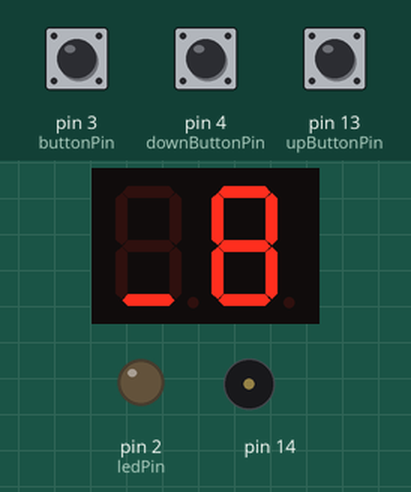
Simulated run of this sketch. Board: Arduino Uno, built with avr-gcc and run on an emulated ATmega328P. Parts: 2-digit seven-segment display, output pins drawn as LEDs (lit = HIGH), buzzer (waves = sounding). Wiring (inferred from the names in the program): 2-digit 7-segment display, segments lit when HIGH: segments pin 11, pin 10, pin 9, pin 8, pin 7, pin 6, pin 5; digit selects pin 15, pin 12. The test bench sets the inputs (shaded band); at power-on: pin 13 (upButtonPin) LOW, pin 4 (downButtonPin) LOW, pin 3 (buttonPin) LOW. The segment pins are drawn as the display they are named for; pins used as bus, display or sensor lines are not drawn; what the sketch prints to the serial monitor is not drawn.

Above: at 2.1 s.
2.2 s: pin 13 (upButtonPin) pulled HIGH for 0.15 s
At 3.5 s:
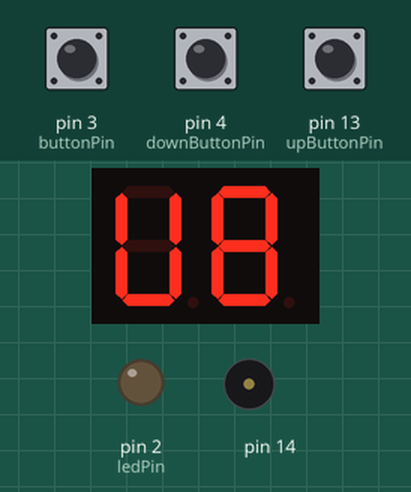
3.8 s: pin 13 (upButtonPin) pulled HIGH for 1 s
At 4.5 s:
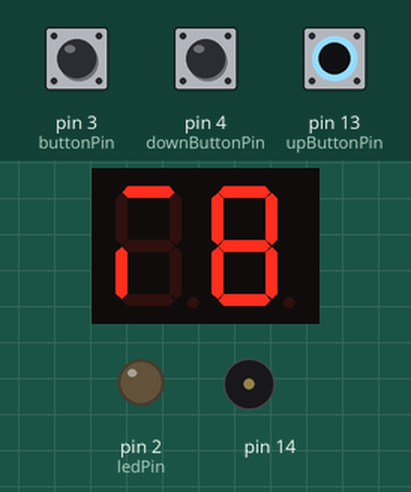
6.3 s: pin 13 (upButtonPin) pulled HIGH for 0.15 s
At 7.5 s:
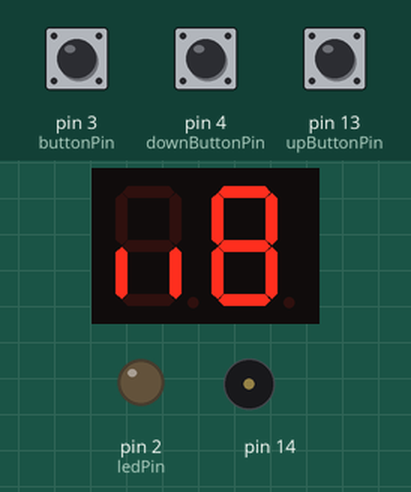
7.9 s: pin 13 (upButtonPin) pulled HIGH for 3.2 s
At 8.4 s:
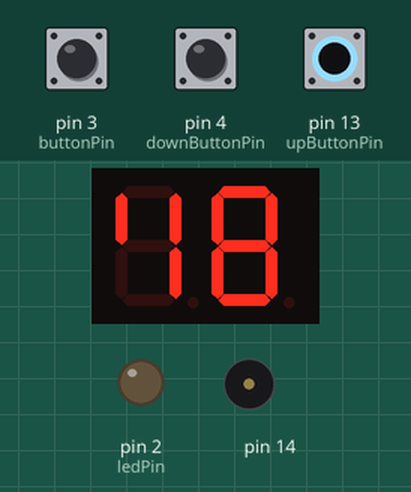
12.6 s: pin 4 (downButtonPin) pulled HIGH for 0.15 s
At 13.0 s:
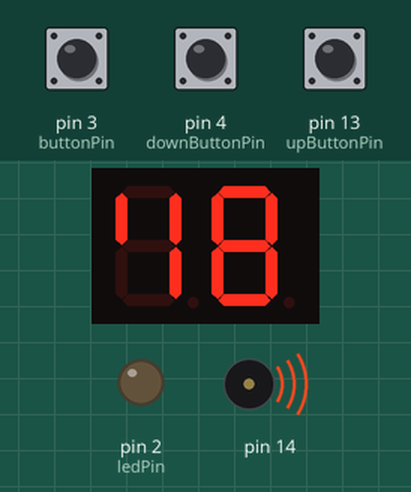
13.3 s: pin 13 (upButtonPin) pulled HIGH for 1 s
At 14.2 s:
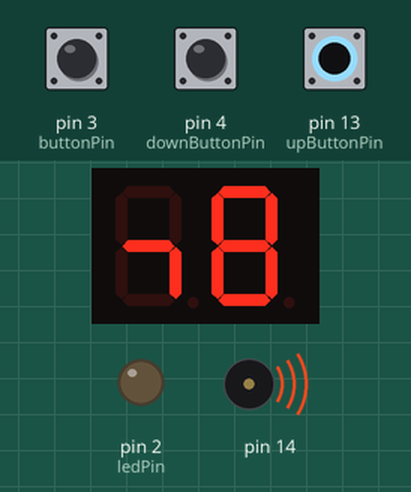
Timing chart, 0 to 15.9 s (numbered marks = the images above; inputs shaded):
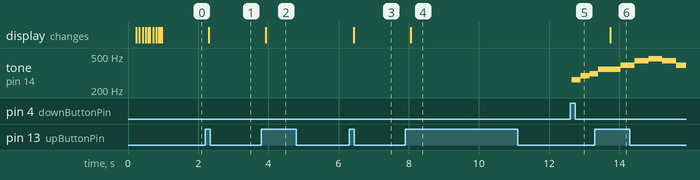

Measured:
- after the input at 2.2 s, the display: changes after 0.11 s (image 1)
- after the input at 3.8 s, the display: changes after 0.13 s (image 2)
- after the input at 6.3 s, the display: changes after 0.13 s (image 3)
- after the input at 7.9 s, the display: changes after 0.15 s (image 4)
- after the input at 12.6 s, tone on pin 14: silent → 262 Hz after 0.05 s, → 294 Hz 0.25 s later, → 311 Hz 0.25 s later
- after the input at 13.3 s, the display: changes after 0.44 s (image 6)

The sketch:

MenZ-TONE.ino
```cpp
#include <TimerOne.h>
#include <avr/pgmspace.h>
#include "pitches.h"
//#include "songs.h"
#include "songs2.h"
#include <avr/sleep.h>

const int PowerLedPin = 15;      // the number of the LED pin
const int ledPin = 2;      // the number of the LED pin
const int anode_pins[] = {9, 10, 11, 5, 6, 7, 8, 12};    // アノードに接続するArduinoのピン
//const int digits[] = {
volatile int digits[] = {
  0b01000000, // 0
  0b01110011, // 1
  0b00100100, // 2
  0b00100001, // 3
  0b00010011, // 4
  0b00001001, // 5
  0b00001000, // 6
  0b01000011, // 7
  0b00000000, // 8
  0b00000001, // 9
};

volatile int bootDigits[] = {
//  0b11111011, // 4
//  0b11111101, // 5
//  0b11111110, // 6
//  0b10111111, // 0
//  0b11110111, // 3
//  0b11101111, // 2
//  0b11011111, // 1
//  0b10111111, // 0
//  0b11111011, // 4

  0b11111101, // 5
  0b11111100, // 6
  0b10111110, // 0
  0b10110111, // 3
  0b11100111, // 2
  0b11001111, // 1
  0b10011111, // 0
  0b10111011, // 4
  0b11111001, // 5
  0b11111101, // 5
};

const int buttonPin = 3;    // the number of the pushbutton pin
int buttonState = 0;             // the current reading from the input pin

const int upButtonPin = 13;    // the number of the pushbutton pin
int upButtonState;             // the current reading from the input pin
int lastUpButtonState = LOW;             // the current reading from the input pin

unsigned long upButtonDebounceTime = 0;  // the last time the output pin was toggled
unsigned long debounceDelay = 50;    // the debounce time; increase if the output flickers

const int downButtonPin = 4;    // the number of the pushbutton pin
int downButtonState;             // the current reading from the input pin
int lastDownButtonState = LOW;             // the current reading from the input pin
unsigned long downButtonDebounceTime = 0;  // the last time the output pin was toggled
unsigned long downDebounceDelay = 50;    // the debounce time; increase if the output flickers
int autoPlay = 0;

volatile int currentSong = 0;

int currentPosition = 0;
int readyTone = 1;
int nowNote;
int nowNoteDuration;
int tempo;

unsigned long sleepTime = 300000;
unsigned long sleepTimeCount = millis();

void ledBlink() {
  static boolean output = LOW;  // プログラム起動前に１回だけHIGH(1)で初期化される
  digitalWrite(PowerLedPin, output);      // 13番ピン(LED)に出力する(HIGH>ON LOW>OFF)
  if(output){
    for (int i = 0; i < (sizeof(anode_pins) / sizeof(anode_pins[0])); i++) {
      digitalWrite(anode_pins[i], digits[currentSong] & (1 << i) ? HIGH : LOW);
    }
  } else {
    for (int i = 0; i < (sizeof(anode_pins) / sizeof(anode_pins[0])); i++) {
      digitalWrite(anode_pins[i], HIGH);
    }
  }
  output = !output;              // 現在のoutput内容を反転(HIGH→LOW/LOW→HIGH)させoutputにセットする
}

void setup() {
  pinMode(PowerLedPin, OUTPUT);
  pinMode(ledPin, OUTPUT);

  pinMode(9, OUTPUT);
  pinMode(10, OUTPUT);
  pinMode(11, OUTPUT);
  pinMode(12, OUTPUT);
  digitalWrite(12, HIGH);
  pinMode(5, OUTPUT);
  pinMode(6, OUTPUT);
  pinMode(7, OUTPUT);
  pinMode(8, OUTPUT);
  PORTD = B11100000;

  for(int n = 0; n < 3; n++){
    for(int j = 0; j < (sizeof(bootDigits) / sizeof(bootDigits[0])); j++){
      for (int i = 0; i < (sizeof(anode_pins) / sizeof(anode_pins[0])); i++) {
        digitalWrite(anode_pins[i], bootDigits[j] & (1 << i) ? HIGH : LOW);
      }
      delay(30);
    }
  }
//  digitalWrite(PowerLedPin, HIGH);
//  Timer1.initialize(1000000); //マイクロ秒単位で設定
  Timer1.initialize(13000); //マイクロ秒単位で設定
  Timer1.attachInterrupt(ledBlink);

  pinMode(buttonPin, INPUT);
  pinMode(upButtonPin, INPUT);
  pinMode(downButtonPin, INPUT);

  Serial.begin(9600);
  Serial.println("Hello!! We are The-MenZ!!");
}

void loop() {
  int buttonState = digitalRead(buttonPin);

  int reading = digitalRead(upButtonPin);
  if (reading != lastUpButtonState) {
    upButtonDebounceTime = millis();
    // スリープカウントリセット
    sleepTimeCount = millis();
  }

  int downButtonReading = digitalRead(downButtonPin);
  if (downButtonReading != lastDownButtonState) {
    downButtonDebounceTime = millis();
    // スリープカウントリセット
    sleepTimeCount = millis();
  }

  // ボタンプッシュで曲選択
  if ((millis() - upButtonDebounceTime) > debounceDelay) {
    if (reading != upButtonState) {
      upButtonState = reading;

      if (upButtonState == HIGH) {
        //曲の頭出し
        currentPosition = 0;
        currentSong++;
        if(currentSong >= songNum) currentSong = 0;
      }
    }
  }

  // ボタンプッシュで自動演奏
  if ((millis() - downButtonDebounceTime) > downDebounceDelay) {
    if (downButtonReading != downButtonState) {
      // Serial.println("DEBUG DEBUG DEBUG downButton: ");
      downButtonState = downButtonReading;
      autoPlay = 1;
    }
  }

  // 自動演奏モード
  if(autoPlay == 1){
    // Serial.println("DEBUG DEBUG DEBUG autoPlay: ");
    nowNote = pgm_read_word(&melody[currentSong][currentPosition]);
    tempo = pgm_read_word(&tempoList[currentSong]);
    nowNoteDuration = pgm_read_float(&noteDurations[currentSong][currentPosition]);
    // Serial.print("tempo: ");
//    Serial.println(tempo);
//    Serial.print("nowNoteDuration: ");
//    Serial.println(nowNoteDuration);
    nowNoteDuration = (int)(((60000 / tempo) * 4)/ nowNoteDuration);
    // 最後の音まで来たらリセット
    if(nowNote == 0) {
//      Serial.print("if currentPosition: ");
//      Serial.println(currentPosition);
      currentPosition = 0;
      nowNote = pgm_read_word(&melody[currentSong][currentPosition]);
      autoPlay = 0;
//      Serial.println("DEBUG DEBUG DEBUG reset: ");
    } else {
//      Serial.print("nowNoteDuration: ");
//      Serial.println(nowNoteDuration);

      if (nowNote > 1) {
        tone(14, nowNote);
      }
      delay(nowNoteDuration);

      noTone(14);
      currentPosition++;
    }

  }

  // ONされて一回だけ実行
  if(buttonState == 1 && readyTone == 1){
    digitalWrite(ledPin, HIGH);
    nowNote = pgm_read_word(&melody[currentSong][currentPosition]);
    autoPlay = 0;
    // 1はスキップ
    if(nowNote == 1){
      currentPosition++;
      nowNote = pgm_read_word(&melody[currentSong][currentPosition]);
    }
    // 最後の音まで来たらリセット
    if(nowNote == 0){
//      Serial.print("if currentPosition: ");
//      Serial.println(currentPosition);
      currentPosition = 0;
      nowNote = pgm_read_word(&melody[currentSong][currentPosition]);
    }

    tone(14, nowNote);
//    Serial.print("tone: ");
//    Serial.println(nowNote);
//    Serial.print("currentPosition: ");
//    Serial.println(currentPosition);

    // ifを何度も実行しないようにフラグを立てる
    readyTone = 0;

    // スリープカウントリセット
    sleepTimeCount = millis();
  }

  // OFFされて一回だけ実行
  if (buttonState == 0 && readyTone == 0) {
    digitalWrite(ledPin, LOW);
    currentPosition++;
    noTone(14);
    delay(50);
    readyTone = 1;
  }

  lastUpButtonState = reading;
  lastDownButtonState = downButtonReading;

  // スリープチェック
  if ((millis() - sleepTimeCount) > sleepTime) {
    for (int i = 0; i < (sizeof(anode_pins) / sizeof(anode_pins[0])); i++) {
      digitalWrite(anode_pins[i], HIGH);
    }
    set_sleep_mode(SLEEP_MODE_PWR_DOWN);
    sleep_mode();
  }
}
```

pitches.h
```cpp
/*************************************************
 * Public Constants
 *************************************************/

#define REST     1
#define NOTE_B0  31
#define NOTE_C1  33
#define NOTE_CS1 35
#define NOTE_D1  37
#define NOTE_DS1 39
#define NOTE_E1  41
#define NOTE_F1  44
#define NOTE_FS1 46
#define NOTE_G1  49
#define NOTE_GS1 52
#define NOTE_A1  55
#define NOTE_AS1 58
#define NOTE_B1  62
#define NOTE_C2  65
#define NOTE_CS2 69
#define NOTE_D2  73
#define NOTE_DS2 78
#define NOTE_E2  82
#define NOTE_F2  87
#define NOTE_FS2 93
#define NOTE_G2  98
#define NOTE_GS2 104
#define NOTE_A2  110
#define NOTE_AS2 117
#define NOTE_B2  123
#define NOTE_C3  131
#define NOTE_CS3 139
#define NOTE_D3  147
#define NOTE_DS3 156
#define NOTE_E3  165
#define NOTE_F3  175
#define NOTE_FS3 185
#define NOTE_G3  196
#define NOTE_GS3 208
#define NOTE_A3  220
#define NOTE_AS3 233
#define NOTE_B3  247
#define NOTE_C4  262  // ド
#define NOTE_CS4 277
#define NOTE_D4  294  // レ
#define NOTE_DS4 311
#define NOTE_E4  330  // ミ
#define NOTE_F4  349  // ファ
#define NOTE_FS4 370
#define NOTE_G4  392  // ソ
#define NOTE_GS4 415
#define NOTE_A4  440  // ラ
#define NOTE_AS4 466
#define NOTE_B4  494  // シ
#define NOTE_C5  523  // ど
#define NOTE_CS5 554
#define NOTE_D5  587  // れ
#define NOTE_DS5 622
#define NOTE_E5  659  // み
#define NOTE_F5  698  // ふぁ
#define NOTE_FS5 740
#define NOTE_G5  784  // そ
#define NOTE_GS5 831
#define NOTE_A5  880  // ら
#define NOTE_AS5 932
#define NOTE_B5  988  // し
#define NOTE_C6  1047
#define NOTE_CS6 1109
#define NOTE_D6  1175
#define NOTE_DS6 1245
#define NOTE_E6  1319
#define NOTE_F6  1397
#define NOTE_FS6 1480
#define NOTE_G6  1568
#define NOTE_GS6 1661
#define NOTE_A6  1760
#define NOTE_AS6 1865
#define NOTE_B6  1976
#define NOTE_C7  2093
#define NOTE_CS7 2217
#define NOTE_D7  2349
#define NOTE_DS7 2489
#define NOTE_E7  2637
#define NOTE_F7  2794
#define NOTE_FS7 2960
#define NOTE_G7  3136
#define NOTE_GS7 3322
#define NOTE_A7  3520
#define NOTE_AS7 3729
#define NOTE_B7  3951
#define NOTE_C8  4186
#define NOTE_CS8 4435
#define NOTE_D8  4699
#define NOTE_DS8 4978
```

songs2.h
```cpp
const int songNum = 10;

const PROGMEM uint16_t melody[songNum][256] =
{
  // パーパパパッパパッパ
  {
    NOTE_C4, NOTE_G3, NOTE_G3, NOTE_A3,
    NOTE_G3, REST, NOTE_B3, NOTE_C4, 0
  },
  // チャルメラ
  {
    NOTE_G4, NOTE_A4, NOTE_B4, NOTE_A4,
    NOTE_G4, REST, NOTE_G4, NOTE_A4, NOTE_B4,
    NOTE_A4, NOTE_G4, NOTE_A4,
    0
  },
  // きらきら星
  {
    NOTE_C4, NOTE_C4, NOTE_G4, NOTE_G4, NOTE_A4, NOTE_A4,
    NOTE_G4, NOTE_F4, NOTE_F4, NOTE_E4, NOTE_E4, NOTE_D4,
    NOTE_D4, NOTE_C4, NOTE_G4, NOTE_G4, NOTE_F4, NOTE_F4,
    NOTE_E4, NOTE_E4, NOTE_D4, NOTE_G4, NOTE_G4, NOTE_F4,
    NOTE_F4, NOTE_E4, NOTE_E4, NOTE_D4, NOTE_C4, NOTE_C4,
    NOTE_G4, NOTE_G4, NOTE_A4, NOTE_A4, NOTE_G4, NOTE_F4,
    NOTE_F4, NOTE_E4, NOTE_E4, NOTE_D4, NOTE_D4, NOTE_C4,
    0
  },
  // 遠き山に日は落ちて
  {
    NOTE_A4, NOTE_C5, NOTE_C5, NOTE_A4, NOTE_G4, NOTE_F4,
    NOTE_G4, NOTE_A4, NOTE_C5, NOTE_A4, NOTE_G4, NOTE_A4,
    NOTE_C5, NOTE_C5, NOTE_A4, NOTE_G4, NOTE_F4, NOTE_G4,
    NOTE_A4, NOTE_G4, NOTE_F4, NOTE_F4,
    0
  },
  // 赤い靴
  {
    NOTE_C4, NOTE_D4, NOTE_DS4, NOTE_F4, NOTE_G4, NOTE_G4,
    NOTE_GS4, NOTE_F4, NOTE_G4, NOTE_G4, NOTE_C5, NOTE_DS5,
    NOTE_C5, NOTE_D5, NOTE_C5, NOTE_C5, NOTE_GS4, NOTE_GS4,
    NOTE_G4, NOTE_G4, NOTE_F4, NOTE_GS4, NOTE_G4, NOTE_GS4,
    NOTE_G4, NOTE_G4, NOTE_C4,
    0
  },
  // かえるのうた
  {
    NOTE_F4, NOTE_G4, NOTE_A4, NOTE_AS4, NOTE_A4, NOTE_G4,
    NOTE_F4, NOTE_A4, NOTE_AS4, NOTE_C5, NOTE_D5, NOTE_C5,
    NOTE_AS4, NOTE_A4, NOTE_F4, NOTE_F4, NOTE_F4, NOTE_F4,
    NOTE_F4, NOTE_F4, NOTE_G4, NOTE_G4, NOTE_A4, NOTE_A4,
    NOTE_AS4, NOTE_AS4, NOTE_A4, NOTE_G4, NOTE_F4,
    0
  },
  // 君が代
  {
    NOTE_D4, NOTE_C4, NOTE_D4, NOTE_E4, NOTE_G4, NOTE_E4,
    NOTE_D4, NOTE_E4, NOTE_G4, NOTE_A4, NOTE_G4, NOTE_A4,
    NOTE_D5, NOTE_B4, NOTE_A4, NOTE_G4, NOTE_E4, NOTE_G4,
    NOTE_A4, NOTE_D5, NOTE_C5, NOTE_D5, NOTE_E4, NOTE_G4,
    NOTE_A4, NOTE_G4, NOTE_E4, NOTE_G4, NOTE_D4, NOTE_A4,
    NOTE_C5, NOTE_D5, NOTE_C5, NOTE_D5, NOTE_A4, NOTE_G4,
    NOTE_A4, NOTE_G4, NOTE_E4, NOTE_D4,
    0
  },
  // 通りゃんせ
  {
    NOTE_A4, NOTE_A4, NOTE_G4, NOTE_A4, NOTE_A4,
    NOTE_G4, NOTE_E4, NOTE_AS4, NOTE_AS4, NOTE_AS4,
    NOTE_D5, NOTE_AS4, NOTE_A4, NOTE_AS4, NOTE_A4,
    NOTE_G4, NOTE_G4, NOTE_A4, NOTE_AS4, NOTE_AS4,
    NOTE_AS4, NOTE_D5, NOTE_AS4, NOTE_A4, NOTE_AS4,
    NOTE_A4, NOTE_G4, NOTE_G4, NOTE_A4, NOTE_F4,
    NOTE_F4, NOTE_A4, NOTE_F4, NOTE_E4, NOTE_F4,
    NOTE_E4, NOTE_D4, NOTE_D4, NOTE_E4, NOTE_F4,
    NOTE_F4, NOTE_F4, NOTE_A4, NOTE_A4, NOTE_F4,
    NOTE_E4, NOTE_F4, NOTE_E4, NOTE_D4, NOTE_D4,
    NOTE_E4, //NOTE_AS4, NOTE_AS4, NOTE_AS4, NOTE_AS4,
//    NOTE_D5, NOTE_D5, NOTE_AS4, NOTE_A4, NOTE_AS4,
//    NOTE_A4, NOTE_G4, NOTE_G4, NOTE_A4, NOTE_F4,
//    NOTE_F4, NOTE_F4, NOTE_F4, NOTE_F4, NOTE_F4,
//    NOTE_A4, NOTE_F4, NOTE_E4, NOTE_F4, NOTE_E4,
//    NOTE_D4, NOTE_D4, NOTE_E4, NOTE_E4, NOTE_A4,
//    NOTE_A4, NOTE_A4, NOTE_A4, NOTE_A4, NOTE_A4,
//    NOTE_G4, NOTE_A4, NOTE_A4, NOTE_A4, NOTE_G4,
//    NOTE_D4, NOTE_D4, NOTE_E4, NOTE_D4, NOTE_E4,
//    NOTE_F4, NOTE_G4, NOTE_A4, NOTE_AS4, NOTE_A4,
//    NOTE_AS4, NOTE_D5, NOTE_E5, NOTE_D5, NOTE_AS4,
//    NOTE_A4, NOTE_A4, NOTE_G4, NOTE_A4,
    0
  },
  // かごめかごめ
  {
    NOTE_C5, NOTE_C5, NOTE_D5, NOTE_C5, NOTE_C5, NOTE_C5,
    NOTE_C5, NOTE_C5, NOTE_C5, NOTE_C5, NOTE_AS4, NOTE_AS4,
    NOTE_C5, NOTE_C5, NOTE_AS4, NOTE_G4, NOTE_C5, NOTE_AS4,
    NOTE_C5, NOTE_AS4, NOTE_C5, NOTE_C5, NOTE_AS4, NOTE_G4,
    NOTE_C5, NOTE_C5, NOTE_C5, NOTE_D5, NOTE_C5, NOTE_C5,
    NOTE_C5, NOTE_C5, NOTE_AS4, NOTE_AS4, NOTE_C5, NOTE_AS4,
    NOTE_AS4, NOTE_C5, NOTE_C5, NOTE_AS4, NOTE_G4, NOTE_C5,
    NOTE_C5, NOTE_C5, NOTE_C5, NOTE_C5, NOTE_D5, NOTE_C5, NOTE_AS4, NOTE_C5,
    0
  },
  // Auld Lang Syne
  {
    NOTE_D4, NOTE_G4, NOTE_G4, NOTE_G4, NOTE_B4,
    NOTE_A4, NOTE_G4, NOTE_A4, NOTE_B4, NOTE_G4,
    NOTE_G4, NOTE_B4, NOTE_D5, NOTE_E5, NOTE_E5,
    NOTE_D5, NOTE_B4, NOTE_B4, NOTE_G4, NOTE_A4,
    NOTE_G4, NOTE_A4, NOTE_B4, NOTE_G4, NOTE_E4,
    NOTE_E4, NOTE_D4, NOTE_G4, NOTE_E5, NOTE_D5,
    NOTE_B4, NOTE_B4, NOTE_G4, NOTE_A4, NOTE_G4,
    NOTE_A4, NOTE_E5, NOTE_D5, NOTE_B4, NOTE_B4,
    NOTE_D5, NOTE_E5, NOTE_E5, NOTE_D5, NOTE_B4,
    NOTE_B4, NOTE_G4, NOTE_A4, NOTE_G4, NOTE_A4,
    NOTE_B4, NOTE_G4, NOTE_E4, NOTE_E4, NOTE_D4, NOTE_G4,
    0
  }

};

const PROGMEM uint16_t tempoList[songNum] = {
  120, // パーパパパッパパッパ
  120, // チャルメラ
  120, // きらきら星
  110,  // 遠き山に日は落ちて
  120, // 赤い靴
  76, // かえるのうた
  80,  // 君が代
  110, // 通りゃんせ
  110, // かごめかごめ
  90, // Auld Lang Syne
};

const PROGMEM float noteDurations[songNum][256] =
{
  // パーパパパッパパッパ
  {
    4, 8, 8, 4, 4, 4, 4, 4,
    0
  },
  // チャルメラ
  {
    8, 8, 1.33, 8, 8, 4,
    8, 8, 8, 8, 8, 1,
    0
  },
  // きらきら星
  {
    4, 4, 4, 4, 4, 4, 2,
    4, 4, 4, 4, 4, 4, 2,
    4, 4, 4, 4, 4, 4, 2,
    4, 4, 4, 4, 4, 4, 2,
    4, 4, 4, 4, 4, 4, 2,
    4, 4, 4, 4, 4, 4, 2,
    0
  },
  // 遠き山に日は落ちて
  {
    2.67, 8, 2, 2.67, 8, 2, 2.67,
    8, 2.67, 8, 1, 2.67, 8, 2, 2.67,
    8, 2, 4, 4, 2.67, 8, 1,
    0
  },
  // 赤い靴
  {
    8, 8, 8, 8, 2, 4, 8, 8, 2,
    4, 4, 4, 4, 1, 4, 4, 4, 4,
    4, 4, 4, 4, 4, 4, 4, 4, 1,
    0
  },
  // かえるのうた
  {
    8, 8, 8, 8, 8, 8, 4, 8, 8,
    8, 8, 8, 8, 4, 4, 4, 4, 4,
    16, 16, 16, 16, 16, 16, 16,
    16, 8, 8, 4,
    0
  },
  // 君が代
  {
    4, 4, 4, 4, 4, 4, 2,
    4, 4, 4, 8, 8, 4, 4,
    4, 4, 4, 4, 2, 4, 4,
    2, 4, 4, 4, 4, 2.67,
    8, 2, 4, 4, 2, 4, 4,
    4, 4, 4, 8, 8, 2,
    0
  },
  // 通りゃんせ
  {
    2, 4, 4, 4, 8, 8, 2,
    4, 8, 8, 4, 8, 8, 8,
    8, 8, 8, 2, 4, 4, 8,
    8, 8, 8, 8, 8, 8, 8,
    2, 2.67, 8, 4, 8, 8,
    8, 8, 8, 8, 2, 8, 4,
    8, 8, 8, 8, 8, 8, 8,
    8, 8, 2, //8, 8, 8, 8,
//    8, 8, 8, 8, 8, 8, 8,
//    8, 2.67, 8, 8, 8, 8,
//    8, 8, 8, 8, 8, 8, 8,
//    8, 8, 2, 8, 8, 8, 8,
//    8, 8, 8, 8, 8, 8, 8,
//    8, 8, 8, 2.67, 8, 8,
//    8, 8, 8, 8, 8, 4, 4,
//    8, 8, 4, 4, 8, 8, 2,
    0
  },
  // かごめかごめ
  {
    4, 8, 8, 8, 8, 4, 8,
    16, 16, 8, 16, 16, 8,
    16, 16, 4, 8, 8, 8, 8,
    8, 16, 16, 4, 8, 8, 8,
    8, 8, 8, 4, 8, 16, 16,
    8, 16, 16, 8, 16, 16,
    4, 16, 16, 16, 16, 8,
    8, 5.33, 16, 8,
    0
  },
  // Auld Lang Syne
  {
    4, 2.67, 8, 4, 4, 2.67,
    8, 4, 4, 4, 4, 4, 4, 1.33,
    4, 2.67, 8, 4, 4, 2.67, 8,
    4, 4, 2.67, 8, 4, 4, 1.33,
    4, 2.67, 8, 4, 4, 2.67, 8,
    4, 4, 2.67, 8, 4, 4, 1.33,
    4, 2.67, 8, 4, 4, 2.67, 8,
    4, 4, 2.67, 8, 4, 4, 2,
    0
  }
};
```
